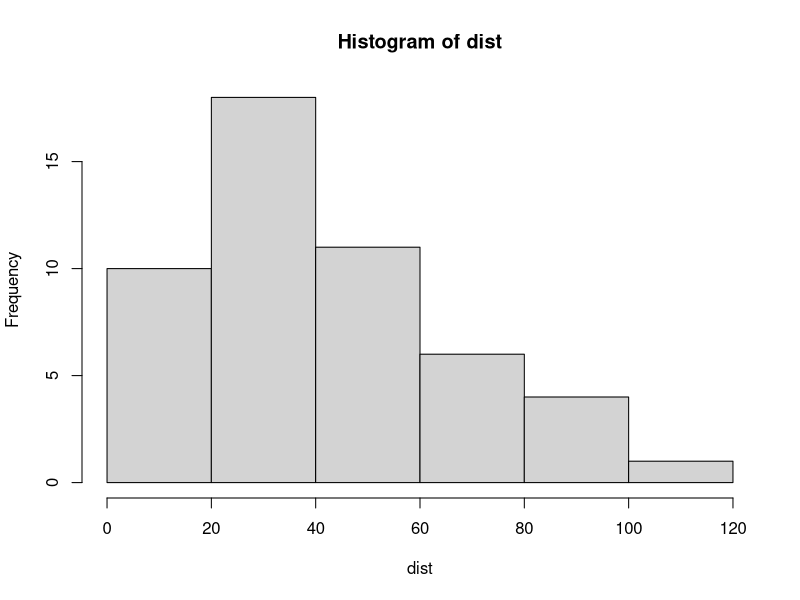
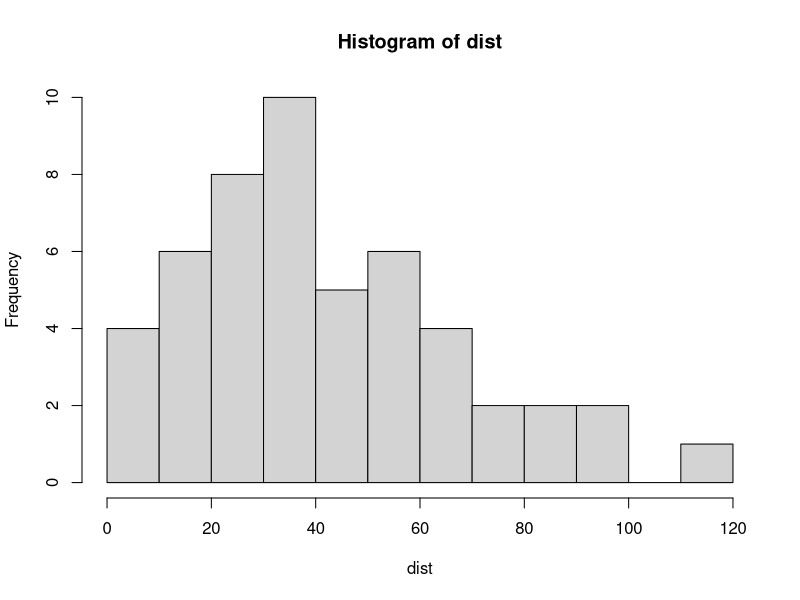
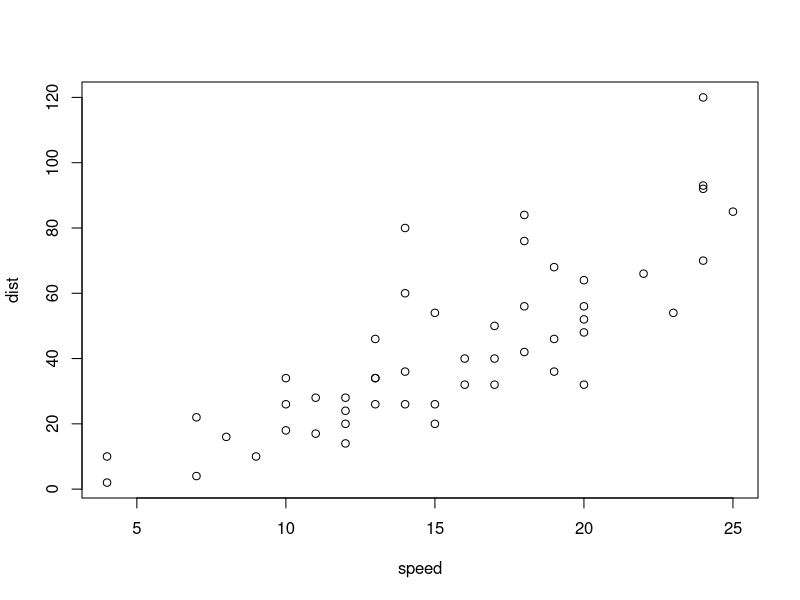

Reproduce these figures in R, in order.
## ---- chunk 1
print("Hola mundo")
sum<-7+5
sum
## ---- chunk 2
print("¡Hola mundo!")
## ---- chunk 3
# Editar

## ---- chunk 4
1:10 # Numeros 1 al 10
127:132 # Numeros 127 al 132
## ---- chunk 5
seq(1,10,1) # Números de 1 al 10
seq(1,10,2) # Números impares 1 al 10
seq(2,10,2) # Números pares del 2 al 10
## ---- chunk 6
  # Editar

## ---- chunk 7
# Editar
## ---- chunk 8
# Editar
x<-3:12
x
y<-seq(3,30,3)
y
x*y
## ---- chunk 9
head(cars)
## ---- chunk 10
attach(cars) # En futuras practicas aprenderemos como cargar todas las columnas
speed
dist

## ---- chunk 11
# Editar
mean(speed)
sd(dist)
## ---- chunk 12
hist(dist) # Histograma de la distancia de frenado
hist(dist,10) # Histograma de la distancia con 10 bins
## ---- chunk 13
plot(speed,dist)
## ---- chunk 14
summary(cars)
